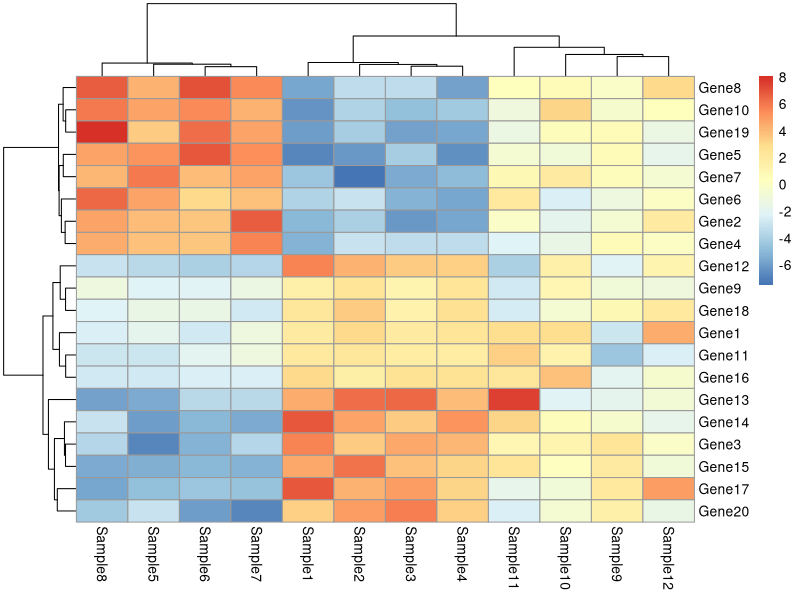
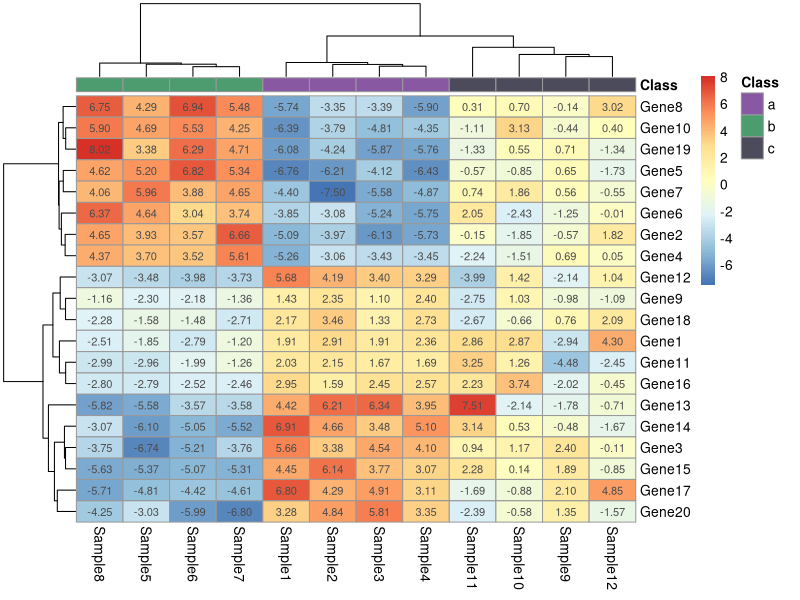

Recreate these plots in R, in order.
## [Cheatsheets] https://posit.co/resources/cheatsheets/

#### Presetting ####
rm(list = ls()) # Clean variable ##* Comment out if Run All
# memory.limit(150000)


#### Load packages ####
if(!require("tidyverse")) install.packages("tidyverse"); library(tidyverse)

####*************************************************************************####
## Scatterplots
#### Create data ####
## Basic scatterplots
set.seed(123)
data <- data.frame(
  x = rnorm(50),
  y = rnorm(50)
)

colnames(data) <- c("Gene1","Gene2")

#### Export ####
## Set Expot ##
Name_time_wo_micro <- substr(gsub("[- :]", "", as.character(Sys.time())), 1, 14)
output_dir <- paste0(getwd(), "/Demo_", substr(Name_time_wo_micro, 1, 8))
if (!dir.exists(output_dir)) {dir.create(output_dir)}


## CSV
write.csv(data, file = paste0(output_dir, "/", Name_time_wo_micro, "_data_Scatterplot_Basic.csv"), row.names = FALSE)

## TSV
write.table(data, file = paste0(output_dir, "/", Name_time_wo_micro, "_data_Scatterplot_Basic.tsv"), sep = "\t", row.names = FALSE)


####*************************************************************************####
## Heatmap
#### Create data ####

#### Basic Simulation ####
set.seed(123)
mat <- matrix(rnorm(200), 20, 10)
rownames(mat) <- paste("Gene", 1:20, sep="")
colnames(mat) <- paste("Sample", 1:10, sep="")

# Create annotation data for rows
annotation_row <- data.frame(Class = sample(letters[1:3], 10, replace = TRUE))
rownames(annotation_row) <- colnames(mat)

#### Export ####
## Set Expot ##
Name_time_wo_micro <- substr(gsub("[- :]", "", as.character(Sys.time())), 1, 14)
output_dir <- paste0(getwd(), "/Demo_", substr(Name_time_wo_micro, 1, 8))
if (!dir.exists(output_dir)) {dir.create(output_dir)}


## CSV
write.csv(mat, file = paste0(output_dir, "/", Name_time_wo_micro, "_data_Heatmap_Basic.csv"), row.names = TRUE)

## TSV
write.table(data.frame(SamppleID= row.names(annotation_row) ,annotation_row), file = paste0(output_dir, "/", Name_time_wo_micro, "_data_Heatmap_Basic_Annot.tsv"), sep = "\t", row.names = FALSE)


################################################################################
#### Pattern Simulation ####
rm(list = ls()) # Clean variable ##* Comment out if Run All
# Load required packages
if(!require("pheatmap")) install.packages("pheatmap"); library(pheatmap)

# Set seed for reproducibility
set.seed(123)

# Number of genes and samples
n_genes <- 20
n_samples_per_group <- 4
n_groups <- 3
n_samples <- n_samples_per_group * n_groups

# Create annotation data for columns (Samples)
group_labels <- rep(letters[1:n_groups], each = n_samples_per_group)
annotation_col <- data.frame(Class = factor(group_labels, levels = letters[1:n_groups]))
rownames(annotation_col) <- paste("Sample", 1:n_samples, sep="")

# Initialize matrix
mat <- matrix(nrow = n_genes, ncol = n_samples)
rownames(mat) <- paste("Gene", 1:n_genes, sep="")
colnames(mat) <- rownames(annotation_col)

# Generate data with different patterns for each sample class
for (i in 1:n_genes) {
  # Generate base values
  a_values <- runif(n_samples_per_group, min = 3, max = 7)
  b_values <- runif(n_samples_per_group, min = -7, max = -3)

  # Randomly decide the pattern for this gene
  pattern <- sample(c("high_a", "low_a", "neutral"), 1)

  if (pattern == "high_a") {
    a_values <- runif(n_samples_per_group, min = 3, max = 7)
    b_values <- runif(n_samples_per_group, min = -7, max = -3)
  } else if (pattern == "low_a") {
    a_values <- runif(n_samples_per_group, min = -7, max = -3)
    b_values <- runif(n_samples_per_group, min = 3, max = 7)
  } else {
    a_values <- runif(n_samples_per_group, min = 1, max = 3)
    b_values <- runif(n_samples_per_group, min = -3, max = -1)
  }

  c_values <- rnorm(n_samples_per_group, mean = 0, sd = 1.7)

  mat[i, annotation_col$Class == "a"] <- a_values
  mat[i, annotation_col$Class == "b"] <- b_values
  mat[i, annotation_col$Class == "c"] <- c_values
}

# Introduce outliers randomly, with absolute values less than ?
set.seed(456) # Different seed for outliers
outlier_indices <- sample(1:(n_genes * n_samples), 17) # Randomly select 11 points to be outliers
mat[outlier_indices] <- ifelse(mat[outlier_indices] > 0, mat[outlier_indices] + sample(1:3, 9, replace = TRUE),
                               mat[outlier_indices] - sample(1:3, 9, replace = TRUE))

# Create a basic heatmap
heatmap_basic <- pheatmap(mat)

# Beautify the heatmap
# Define colors for the annotation
annotation_colors <- list(Class = c("a" = "#4a6ac2", "b" = "#32a852", "c" = "#cc5a78"))
annotation_colors <- list(Class = c("a" = "#8958a3", "b" = "#4c9c6f", "c" = "#4b4b5c"))


# Create the heatmap
heatmap <- pheatmap(mat,
                    cluster_rows = TRUE,
                    cluster_cols = TRUE,
                    display_numbers = TRUE,
                    annotation_col = annotation_col,
                    annotation_colors = annotation_colors)


#### Export ####
## Set Expot ##
Name_time_wo_micro <- substr(gsub("[- :]", "", as.character(Sys.time())), 1, 14)
output_dir <- paste0(getwd(), "/Demo_", substr(Name_time_wo_micro, 1, 8))
if (!dir.exists(output_dir)) {dir.create(output_dir)}


## CSV
write.csv(mat, file = paste0(output_dir, "/", Name_time_wo_micro, "_data_Heatmap_Pattern.csv"), row.names = TRUE)

## TSV
write.table(data.frame(SamppleID= row.names(annotation_col) ,annotation_col), file = paste0(output_dir, "/", Name_time_wo_micro, "_data_Heatmap_Pattern_Annot.tsv"), sep = "\t", row.names = FALSE)


#### Export for Pattern ####
data <- mat[c("Gene1", "Gene9"), ] %>% t() %>% as.data.frame()


## CSV
write.csv(data.frame(SamppleID= row.names(data) ,data), file = paste0(output_dir, "/", Name_time_wo_micro, "_data_Scatterplot_Pattern.csv"), row.names = FALSE)

## TSV
write.table(data.frame(SamppleID= row.names(annotation_col) ,annotation_col), file = paste0(output_dir, "/", Name_time_wo_micro, "_data_Scatterplot_Pattern_Annot.tsv"), sep = "\t", row.names = FALSE)





